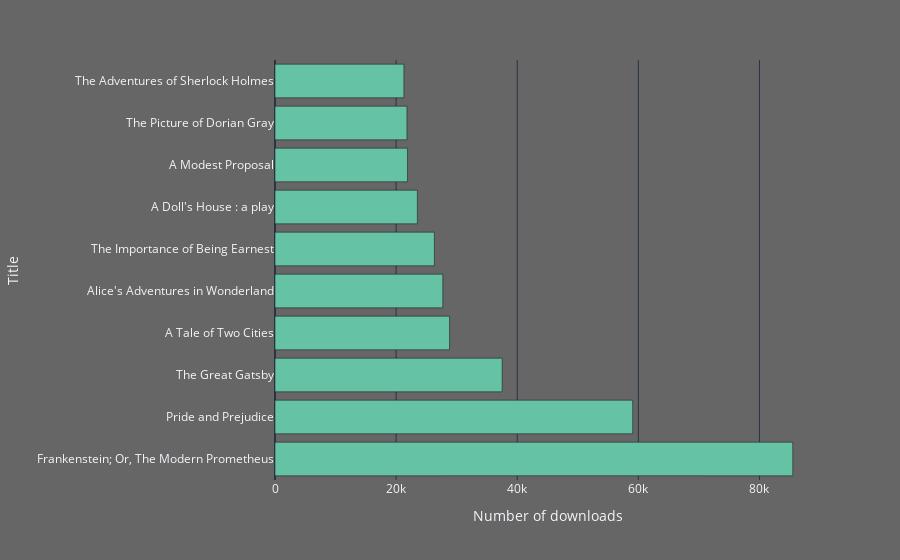

Notebook code cell kept with this figure:
### Code cell
fig3 = px.bar(popular_meta.head(10), y='title', x='downloads',  
             #title = 'All Titles - Top 10 by Total Downloads',
             template='plotly_dark',
             color_discrete_sequence=px.colors.qualitative.Set2,
             #hover_name = 'rept_name_1', 
             #hover_data = ['from_npi_specialty','patient_count' ],
             labels = {'title':'Title', 'downloads':'Number of downloads'},
            orientation = 'h')
#fig.update_xaxes(type='category')
#fig3.update_traces(texttemplate='%{x}', textposition='inside')
fig3.update_layout(barmode='stack'#, yaxis={'categoryorder':'category ascending'}
                  )
fig3.update_layout({'plot_bgcolor': 'rgba(102,102,102,1)','paper_bgcolor': 'rgba(102,102,102,1)'})
#fig3.update_layout(margin=dict(l=500, r=20, t=20, b=20))
fig3.show()

### Figure 1 — Plotly figure (JSON) as saved in the notebook; plotly's stock layout.template omitted (floating-point values rounded to 4 significant figures)
{"data": [{"alignmentgroup": "True", "hovertemplate": "Number of downloads=%{x}<br>Title=%{y}<extra></extra>", "legendgroup": "", "marker": {"color": "rgb(102,194,165)"}, "name": "", "offsetgroup": "", "orientation": "h", "showlegend": false, "textposition": "auto", "type": "bar", "x": [85500, 59069, 37511, 28827, 27708, 26315, 23508, 21874, 21790, 21284], "xaxis": "x", "y": ["Frankenstein; Or, The Modern Prometheus", "Pride and Prejudice", "The Great Gatsby", "A Tale of Two Cities", "Alice's Adventures in Wonderland", "The Importance of Being Earnest", "A Doll's House : a play", "A Modest Proposal", "The Picture of Dorian Gray", "The Adventures of Sherlock Holmes"], "yaxis": "y"}], "layout": {"barmode": "stack", "legend": {"tracegroupgap": 0}, "margin": {"t": 60}, "paper_bgcolor": "rgba(102,102,102,1)", "plot_bgcolor": "rgba(102,102,102,1)", "xaxis": {"anchor": "y", "domain": [0, 1], "title": {"text": "Number of downloads"}}, "yaxis": {"anchor": "x", "domain": [0, 1], "title": {"text": "Title"}}}}
